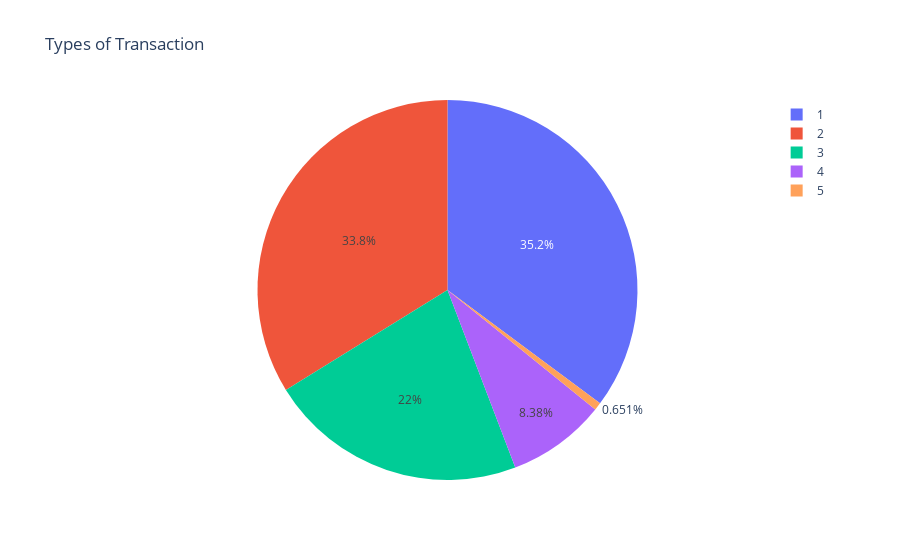

Source (notebook cell):
### Code cell
# plotting the pie chart for more clarity
figure = px.pie(df, values = values, names = transactions, title="Types of Transaction")
figure.show()

### Figure 1 — Plotly figure (JSON) as saved in the notebook; plotly's stock layout.template omitted (floating-point values rounded to 4 significant figures)
{"data": [{"domain": {"x": [0, 1], "y": [0, 1]}, "hovertemplate": "label=%{label}<br>value=%{value}<extra></extra>", "labels": [1, 2, 3, 4, 5], "legendgroup": "", "name": "", "showlegend": true, "type": "pie", "values": [2237500, 2151495, 1399284, 532909, 41432]}], "layout": {"legend": {"tracegroupgap": 0}, "title": {"text": "Types of Transaction"}}}
